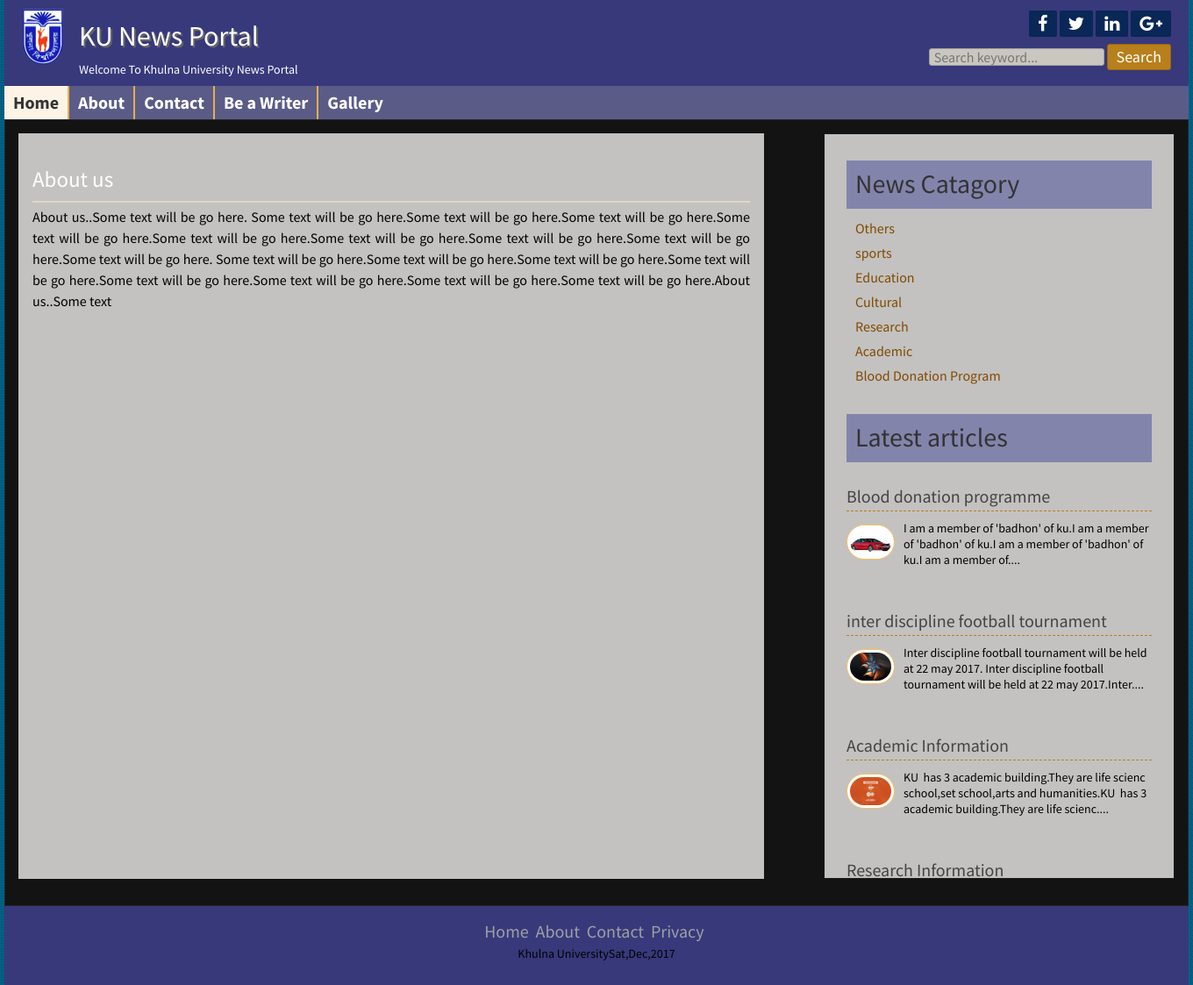
Page /about.php on the committed database.
### tables this page shows
CREATE TABLE `title_slogan` (
  `id` int(11) NOT NULL,
  `title` varchar(255) NOT NULL,
  `slogan` varchar(255) NOT NULL
);

CREATE TABLE `tbl_social` (
  `id` int(11) NOT NULL,
  `fb` varchar(255) NOT NULL,
  `tw` varchar(255) NOT NULL,
  `ln` varchar(255) NOT NULL,
  `gp` varchar(255) NOT NULL
);

CREATE TABLE `about` (
  `id` int(11) NOT NULL,
  `content` varchar(500) NOT NULL
);

CREATE TABLE `tbl_category` (
  `cat_id` int(2) NOT NULL,
  `cat_name` varchar(55) NOT NULL
);

CREATE TABLE `tbl_post` (
  `id` int(2) NOT NULL,
  `title` varchar(50) NOT NULL,
  `image` varchar(255) NOT NULL,
  `body` text NOT NULL,
  `date` timestamp NOT NULL DEFAULT CURRENT_TIMESTAMP,
  `cat_id` int(2) NOT NULL,
  `tag` varchar(255) NOT NULL,
  `admin_id` int(2) NOT NULL
);

CREATE TABLE `tbl_footer` (
  `id` int(11) NOT NULL,
  `note` varchar(500) NOT NULL
);

### lib/Database.php (called while the page is built, shortened)
<?php
Class Database{
	public $host   = DB_HOST;
	public $user   = DB_USER;
	public $pass   = DB_PASS;
	public $dbname = DB_NAME;
	public $link;
	private function connectDB(){
	$this->link = new mysqli($this->host, $this->user, $this->pass, $this->dbname);
 }
	public function select($query){
		$result = $this->link->query($query) or die($this->link->error.__LINE__);
		if($result->num_rows > 0){
			return $result;
		} else {
			return false;
		}
	}
}

### helpers/Format.php (called while the page is built, shortened)
<?php
class Format
{
	public function textShortent($text,$limit=400)
	{
		$text=substr($text, 0 , $limit);
		$text=substr($text, 0 ,strrpos($text, ' '));
		$text=$text."....";
		return $text;
	}
}
?>

### about.php (the view)
	<?php include 'inc\header.php';?>
	<div class="contentsection contemplete clear">
		<div class="maincontent clear">
			<div class="about">
				<h2>About us</h2>
				<?php
				$query="select * from about where id='1'";
				$content=$db->select($query);
				if($content){
					while ($result=$content->fetch_assoc()) {
				?>
				<p><?php echo $result['content'];?></p>
				<?php }}?>
	    </div>
		</div>
		<?php include 'inc\sidebar.php';?>
<?php include 'inc\footer.php';?>

### inc/header.php (shortened to what this page needs)
<?php include 'lib/Database.php';?>
<?php include 'helpers/Format.php';?>
<?php
$db=new Database();
$fm=new Format();
?>
<!DOCTYPE html>
<html>
<head>
	<link rel="stylesheet" href="css/bootstrap.css" type="text/css" media="screen"/>
		<link rel="stylesheet" href="css/bootstrap.min.css" type="text/css" media="screen"/>
	<link rel="stylesheet" href="font-awesome-4.5.0/css/font-awesome.css">
	<link rel="stylesheet" href="css/nivo-slider.css" type="text/css" media="screen" />
	<link rel="stylesheet" href="style.css">
</head>
<body>
	<div class="headersection templete clear">
		<a href="index.php">
			<div class="logo">
				<img src="images/logo.png" alt="Logo"/>
				<?php
				$query="select * from title_slogan where id='1'";
				$news_title=$db->select($query);
				if($news_title){
					while ($result=$news_title->fetch_assoc()) {
				?>
				<h2><?php echo $result['title'];?></h2>
				<p><?php echo $result['slogan']?></p>
				<?php }} ?>
			</div>
		</a>
		<div class="social clear">
			<div class="icon clear">
				 <?php
                $query="select * from tbl_social where id='1'";
                $socialmedia=$db->select($query);
                if($socialmedia){
                    while ($result=$socialmedia->fetch_assoc()) {
                ?>
				<a href="<?php echo $result['fb'];?>" target="_blank"><i class="fa fa-facebook"></i></a>
				<a href="<?php echo $result['tw'];?>" target="_blank"><i class="fa fa-twitter"></i></a>
				<a href="<?php echo $result['ln'];?>" target="_blank"><i class="fa fa-linkedin"></i></a>
				<a href="<?php echo $result['gp'];?>" target="_blank"><i class="fa fa-google-plus"></i></a>
				<?php } }?>
			</div>
			<div class="searchbtn clear">
			<form action="search_post.php" method="get">
				<input type="text" name="search" placeholder="Search keyword..."/>
				<input type="submit" name="submit" value="Search"/>
			</form>
			</div>
		</div>
	</div>
<div class="navsection templete">
	<ul>
		<li><a id="active" href="index.php">Home</a></li>
		<li><a href="about.php">About</a></li>
		<li><a href="contact.php">Contact</a></li>
		<li><a href="application.php">Be a Writer</a></li>
		<li><a href=" ">Gallery</a>
            </li>
	</ul>
</div>

### inc/sidebar.php
<div class="sidebar clear">
			<div class="samesidebar clear">
                <div class="col-md-12 col-sm-12">
				<h2>News Catagory</h2>
				<?php
					$query=("SELECT * FROM tbl_category");
					$post=$db->select($query);
					if ($post) {
						while ($result=$post->fetch_assoc()){
				?>
					<ul>
						<li><a href="posts.php?catid=<?php echo $result['cat_id'] ?>"><?php echo $result['cat_name'] ?></a></li>
					</ul>
					<?php
						}
					}else{
						echo "No category Found!!";
					}
				?>
                </div>
			</div>
			<div class="samesidebar clear">
                <div class="col-md-12 col-sm-12">
				<h2>Latest articles</h2>
				<?php
					$query=("SELECT * FROM tbl_post order by id desc limit 5");
					$post=$db->select($query);
					if ($post) {
						while ($result=$post->fetch_assoc()){
				?>
					<div class="popular clear">
						<h3><a href="post.php?id=<?php echo $result['id'] ?>"><?php echo $result['title'] ?></a></h3>
						<a href="post.php?id=<?php echo $result['id'] ?>"><img src="admin/<?php echo$result['image']?>" alt="post image"/></a>
						<p><?php echo $fm->textShortent($result['body'],150) ?></p>
					</div>
					<?php
						}
					}else{
						echo "No Latest post Found!!";
					}
				?>
                </div>
			</div>
		</div>

### inc/footer.php
	</div>
	<div class="footersection templete clear">
	  <div class="footermenu clear">
             <div class="col-md-12 col-sm-12">
		<ul>
			<li><a href="#">Home</a></li>
			<li><a href="#">About</a></li>
			<li><a href="#">Contact</a></li>
			<li><a href="#">Privacy</a></li>
		</ul>
          </div>
	  </div>
	  <?php
                $query="select * from tbl_footer where id='1'";
                $footernote=$db->select($query);
                if($footernote){
                    while ($result=$footernote->fetch_assoc()) {
                ?>
	  <p> <?php echo $result['note'];?><?php echo date('D,M,Y');?></p>
	  <?php }}?>
	</div>
</body>
</html>

### style.css (style rules this page uses)
* { margin:0;padding:0;outline:0 }
body { font-family: 'Source Sans Pro', sans-serif;font-size:14px;line-height:18px;color:#000;background:url(images/bg.png)repeat fixed 0 0 #fff; }
.templete { width:1350px;margin:0 auto; }
.contemplete { margin: 0 auto; width: 1350px; }
.clear { overflow:hidden; }
input[type="text"], input[type="email"] { border: 1px solid #cfc5b6; border-radius: 3px; margin-bottom: 5px; padding: 5px; width: 300px; }
input[type="submit"] { background: #b7801c none repeat scroll 0 0; border: 1px solid #e6af4b; color: #fff; cursor: pointer; font-size: 20px; padding: 1px 10px; }
.headersection { background: #37397b none repeat scroll 0 0; color: #fff; }
.logo { float: left; width: 580px; }
.logo img { float: left; margin-right: 15px; padding-bottom: 10px; padding-left: 20px; padding-top: 10px; width: 70px; }
.logo h2 { color: #fff; font-size: 32px; margin-bottom: 11px; margin-top: 24px; text-shadow: 2px 2px 0 #666; }
.logo p { color:#fff; }
.social { float: right; margin-right: 20px; margin-top: 12px; text-align: right; width: 360px; }
.icon { float: right; }
.icon a { background: #092757 none repeat scroll 0 0; border-radius: 2px; color: #fff; display: block; float: left; font-size: 20px; margin-left: 3px; padding: 5px 10px; }
.searchbtn { float: right; margin-top: 8px; }
.searchbtn input[type="text"] { border: 1px solid #a2a09d; width: 200px; background: #c9c7c0; font-size: 16px; height: 20px; }
.searchbtn input[type="submit"] { border: 1px solid #9d6602; border-radius: 3px; font-size: 18px; height: 30px; padding-left: 10px; padding-right: 10px; padding-top: 0; cursor: pointer; }
.navsection { background: none repeat scroll 0 0 #5b5b88; min-height: 38px; }
.navsection ul { margin:0;padding:0;list-style:none; }
.navsection ul li { border-left: 1px solid #e6af4b; border-right: 1px solid #e6af4b; display: block; float: left; position:relative; }
.navsection ul li:first-child { border-left: 0px solid #fdc662; }
.navsection ul li:last-child { border-right: 0px solid #c18a26; }
.navsection ul li a { color: #fff; display: block; font-size: 20px; font-weight: bold; padding: 10px; text-decoration: none; }
.navsection ul li a:hover, #active { background:#FEF4E5;color:#333; }
.contentsection { background: #141313 none repeat scroll 0 0; border: 1px solid #262524; padding: 15px; }
.maincontent { background: #c3c2c0 none repeat scroll 0 0; border: 1px solid #c3c2c0; float: left; margin: 0 15px 15px 0; padding: 8px 15px; width: 850px; height: 850px; }
.about { font-size: 16px; line-height: 24px; text-align: justify; }
.about p { font-size: 16px; line-height: 24px; margin-bottom: 10px; text-align: justify; }
.samepost h2, .about h2 { border-bottom: 2px solid #e0d6c7; color: #fff; font-size: 25px; margin-bottom: 4px; padding: 10px 10px 10px 0; }
.sidebar { background: #c3c2c0 none repeat scroll 0 0; border: 1px solid #1a1a19; float: right; margin-bottom: 15px; margin-top: 0; padding: 10px; width:400px; height: 850px; }
.samesidebar { margin-bottom: 10px; }
.samesidebar h2 { background: #8384ac none repeat scroll 0 0; border-bottom: 2px solid #8384ac; color: #333; margin-bottom: 8px; padding: 10px; }
.samesidebar ul { padding:0;margin:0;list-style:none; }
.samesidebar ul li { border-bottom: 1px dashed #e9c05c; font-size: 16px; padding: 5px 8px 5px 0; margin-left: 10px; }
.samesidebar ul li:last-child { border-bottom: 0px dashed #e9c05c; }
.samesidebar ul li a { color: #814a00; text-decoration: none; }
.samesidebar p { margin-bottom: 10px; }
.popular { margin-bottom: 20px; }
.popular h3 { border-bottom: 1px dashed #b7801c; font-size: 20px; font-weight: normal; margin-bottom: 10px; padding-bottom: 5px; }
.popular h3 a { text-decoration:none;color:#444 }
.popular img { background: #fff none repeat scroll 0 0; border: 1px solid #f6bf5b; border-radius: 30px; float: left; height: 40px; margin-right: 10px; margin-top: 5px; padding: 3px; width: 55px; }
.footersection { height:90px;background:#37397b;text-align:center }
.footermenu { margin-top: 20px; margin-bottom: 5px; }
.footermenu ul { padding:0;margin:0;list-style:none;text-align:center; }
.footermenu ul li { display:inline-block; }
.footermenu ul li a { color: #9da1a3; font-size: 20px; margin-right: 5px; }

### rows in the picture
title_slogan: title "KU News Portal", slogan "Welcome To Khulna University News Portal"
about: content "About us..Some text will be go here. Some text will be go here.Some text will be go here.Some text will be go here.Some text will be go here.Some text will be go here.Some text will be go here.Some text will be go here.Some text will be go here.Some text will be go here. Some text will be go here.Some text will be go here.Some text will be go here.Some text will be go here.Some text will be go here.Some text will be go here.Some text will be go here.Some text will be go here.About us..Some text"
tbl_category: cat_name "Others"
tbl_category: cat_name "sports"
tbl_category: cat_name "Education"
tbl_category: cat_name "Cultural"
tbl_category: cat_name "Research"
tbl_category: cat_name "Academic"
tbl_category: cat_name "Blood Donation Program"
tbl_post: title "Blood donation programme", image (picture), body "I am a member of 'badhon' of ku.I am a member of 'badhon' of ku.I am a member of 'badhon' of ku.I am a member of...."
tbl_post: title "inter discipline football tournament", image (picture), body "Inter discipline football tournament will be held at 22 may 2017. Inter discipline football tournament will be held at 22 may 2017.Inter...."
tbl_post: title "Academic Information", image (picture), body "KU has 3 academic building.They are life scienc school,set school,arts and humanities.KU has 3 academic building.They are life scienc...."
tbl_post: title "Research Information"
tbl_footer: note "Khulna University"
